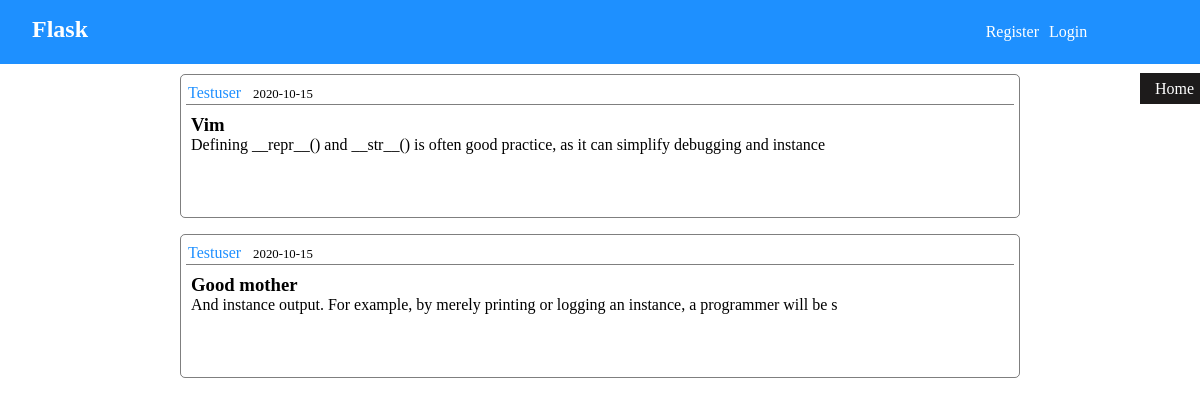
Page /author/testuser on the committed database.
### flask1/models.py (models this page shows, shortened)
class Post(db.Model):
    id = db.Column(db.Integer, primary_key = True)
    title = db.Column(db.String(40), nullable = False )
    content = db.Column(db.Text, nullable = False )
    date_posted = db.Column(db.DateTime, nullable = False, default = datetime.utcnow)
    user_id = db.Column(db.Integer, db.ForeignKey('user.id'), nullable = False )

class User(db.Model, UserMixin):
    id = db.Column(db.Integer, primary_key = True)
    username = db.Column(db.String(30), unique = True, nullable = False)
    email = db.Column(db.String(30), unique = True, nullable = False)
    password = db.Column(db.String(30), nullable = False )
    post = db.relationship('Post', backref = 'writer', lazy = True)
    def __str__(self):
        return f'{self.username}'

### flask1/blog.py (the view)
@blog.route('/author/<string:author>',methods = ['GET'])
def author_post(author):
    author = User.query.filter_by(username = author).first()
    posts = Post.query.order_by(models.Post.date_posted.desc()).filter_by(writer = author).all()
    return render_template('post/author.html', posts =posts)

### flask1/auth.py (called while the page is built)
@current_app.before_request
def before_request():
    user_id = session.get('user_id')
    if not user_id:
        g.user = None
    else:
        g.user = User.query.get(user_id)

### flask1/Templates/post/author.html (shortened to what this page needs)
{% extends 'base.html'%}  {% block style %}
<link rel="stylesheet" href="{{url_for('static', filename = 'article.css')}}"> {% endblock %} {% block content%}
<div class="contain">
    <div class="wrapper">
        {% for post in posts%}
        <div class="post">
            <div class="top">
                <a href="{{url_for('blog.author_post', author = post.writer)}}">
                    {{post.writer}}
                </a>
                <span> {{post.date_posted.strftime('%Y-%m-%d')}}</span>
            </div>
            <a href="{{url_for('blog.detail_page',id = post.id )}}">
                <div class="bottom">
                    <h3>{{post.title}}</h3>
                    <p>{{post.content[:100]}}</p>
                </div>
            </a>
        </div>
        {% endfor %}
    </div>
</div>
{% endblock %}

### flask1/static/style.css (style rules this page uses)
* { margin: 0; padding: 0; box-sizing: border-box; }

### flask1/static/article.css (style rules this page uses)
.contain { width: 100%; display: flex; justify-content: center; }
.wrapper { width: 70%; }
.post { height: 9rem; border: 1px solid rgba(0, 0, 0, 0.5); border-radius: 5px; margin: 10px 0; margin-bottom: 1rem; padding: 5px; }
.top { border-bottom: 1px solid rgba(0, 0, 0, 0.5); margin: 4px 0; padding-bottom: 2px; }
.top a { text-transform: capitalize; text-decoration: none; color: #1e90ff; margin-left: 2px; }
.top span { font-size: 0.8rem; margin-left: 0.5rem; }
.post>a { color: black; text-decoration: none; }
.bottom { padding: 5px; }
.bottom h3::first-letter, .bottom p::first-letter { text-transform: capitalize; }

### rows in the picture
Post: writer "Testuser", date_posted "2020-10-15", title "vim", content "Defining __repr__() and __str__() is often good practice, as it can simplify debugging and instance"
Post: writer "Testuser", date_posted "2020-10-15", title "good mother", content "and instance output. For example, by merely printing or logging an instance, a programmer will be s"
